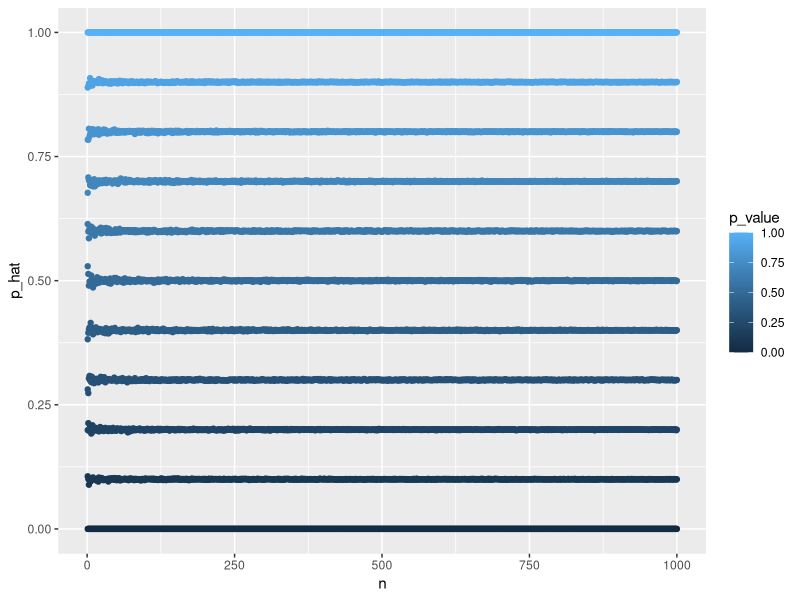
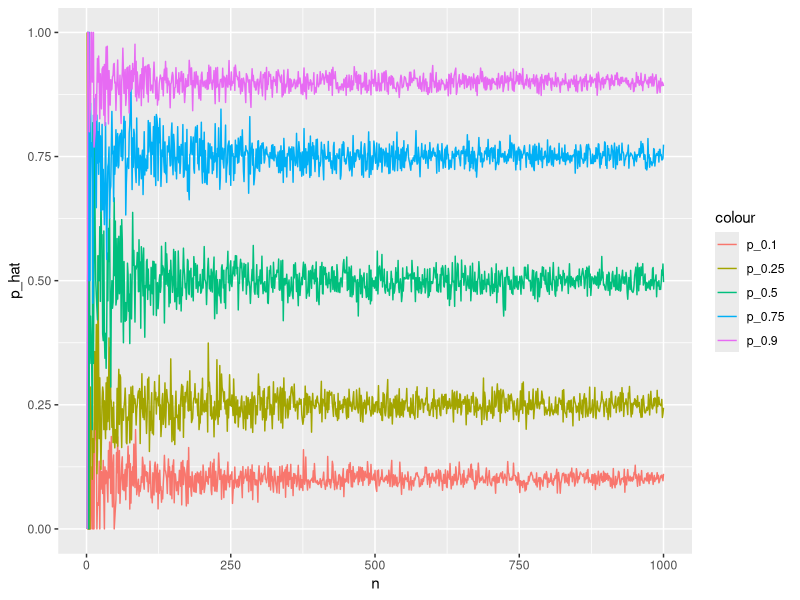
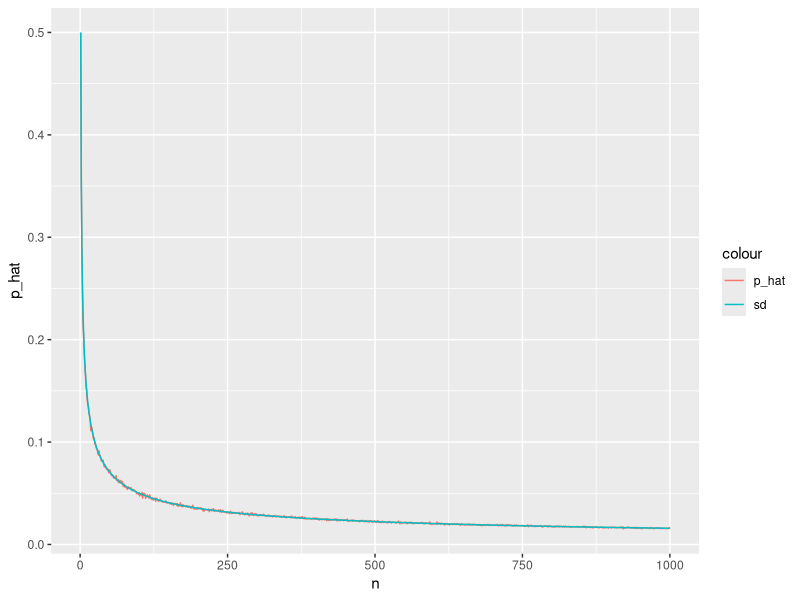
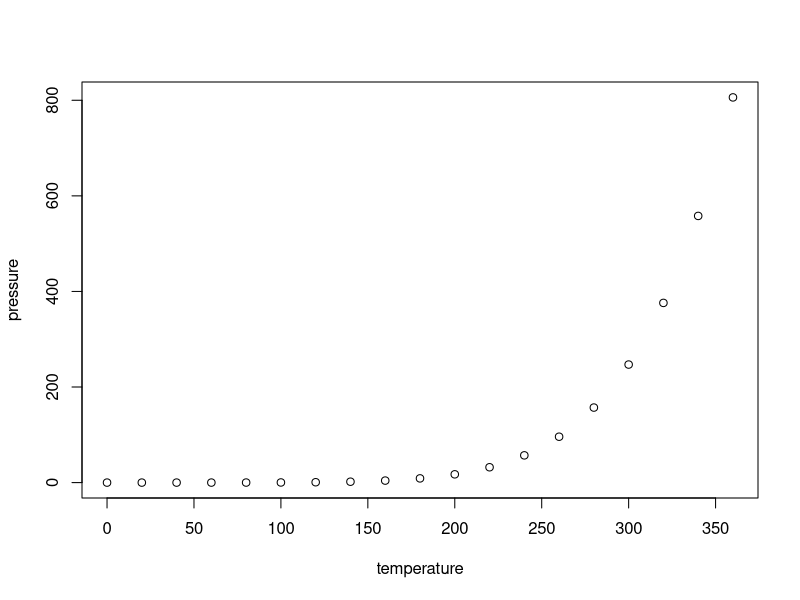

Source code (R) for these figures, in order:
## ---- chunk 1
knitr::opts_chunk$set(echo = TRUE)
knitr::opts_chunk$set(echo = TRUE, fig.align="center")
gc()
ls()
options(digits=4)
require(tidyverse)
library(xtable)
options(xtable.floating = FALSE)
options(xtable.timestamp = "")
options(xtable.comment = FALSE)
set.seed(47)
## ---- chunk 2
p_hat <- c() #initialize the vector that I will fill in with the partial sums
p_value <- c()
p = c(0:10)/10 # Vector of p values to try over
n = c(1:1000) #Vector of sample size to repeat over
for (k in p) {
  for (i in n) {
    p_i <- mean(rbinom(1000, i, k))/i
    p_hat <- c(p_hat, p_i)
    p_value <- c(p_value, k)
  }
}
P.data <- data.frame(n, p_hat, p_value)
P.data %>% ggplot(aes(n, p_hat, col=p_value)) +
                    geom_point() + ylim(0, 1)
## ---- chunk 3
p_i <- p_0.1 <- p_0.25 <- p_0.5 <- p_0.75 <- p_0.9 <- c() 
n = c(1:1000) #Vector of sample size to repeat over
for (i in n) {
  p_i <- mean(rbinom(1, i, 0.1))/i
  p_0.1 <- c(p_0.1, p_i)
}
for (i in n) {
  p_i <- mean(rbinom(1, i, 0.25))/i
  p_0.25 <- c(p_0.25, p_i)
}
for (i in n) {
  p_i <- mean(rbinom(1, i, 0.5))/i
  p_0.5 <- c(p_0.5, p_i)
}
for (i in n) {
  p_i <- mean(rbinom(1, i, 0.75))/i
  p_0.75 <- c(p_0.75, p_i)
}
for (i in n) {
  p_i <- mean(rbinom(1, i, 0.9))/i
  p_0.9 <- c(p_0.9, p_i)
}

P.data <- data.frame(n, p_0.1 , p_0.25 , p_0.5 , p_0.75 , p_0.9)
P.data %>% ggplot(aes(n)) +
  geom_line(aes(y = p_0.1, colour = "p_0.1")) +
  geom_line(aes(y = p_0.25, colour = "p_0.25")) +
  geom_line(aes(y = p_0.5, colour = "p_0.5")) +
  geom_line(aes(y = p_0.75, colour = "p_0.75")) +
  geom_line(aes(y = p_0.9, colour = "p_0.9")) +
  ylim(0, 1) + ylab('p_hat')
## ---- chunk 4
p=0.5
n=c(1:1000)
p_hat=c()
sd = c()
for (i in n) {
  x = rbinom(1000,i,p)
  p_hat=c(p_hat,sd(x)/i)
  sd = c(sd, 0.5/sqrt(n))
}
P.data <- data.frame(n, p_hat, p_hat, sd)
P.data %>% 
  ggplot(aes(x=n)) +  
  geom_line(aes(y=p_hat, colour = 'p_hat')) + 
  geom_line(aes(y=sd, colour = 'sd'))
## ---- chunk 5
plot(pressure)
